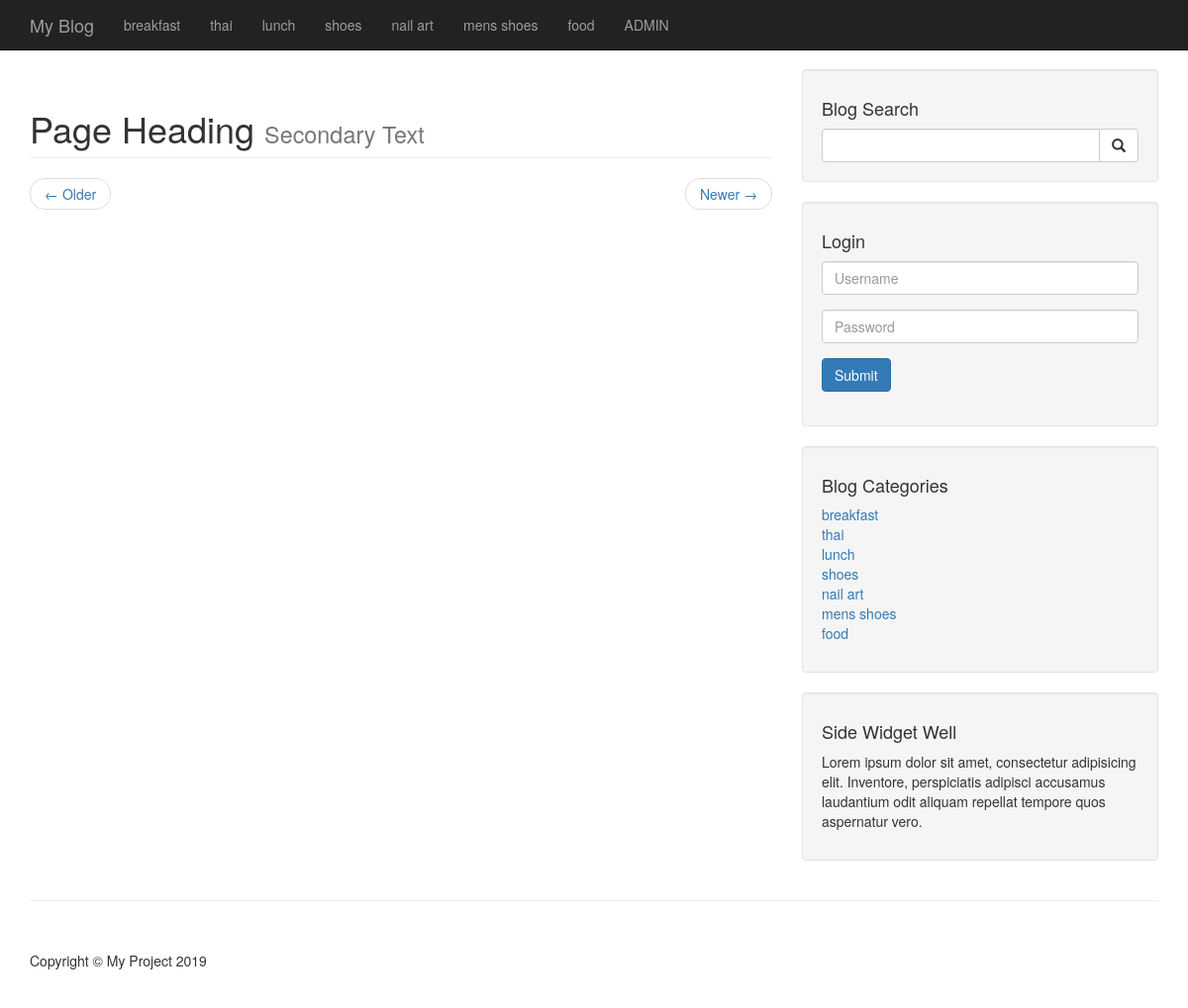
Page /category.php?category=28 on the earlier database version.
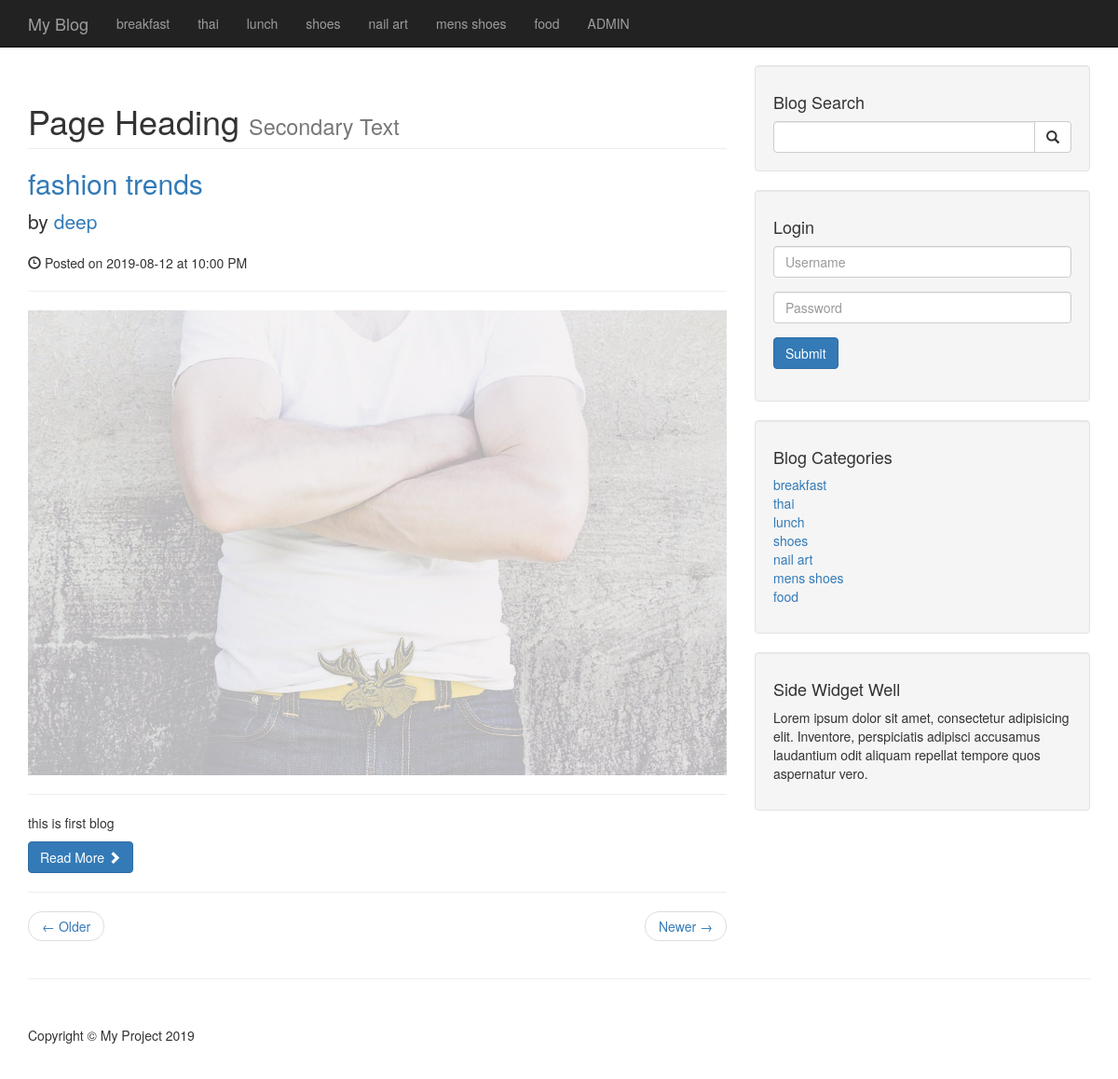
Same page on the later database version.
### tables this page shows
CREATE TABLE `category` (
  `cat_id` int(3) NOT NULL,
  `cat_title` varchar(255) NOT NULL
);

CREATE TABLE `posts` (
  `post_id` int(3) NOT NULL,
  `post_catagory_id` int(3) NOT NULL,
  `post_title` varchar(255) NOT NULL,
  `post_author` varchar(255) NOT NULL,
  `post_comment_count` varchar(255) NOT NULL,
  `post_content` text NOT NULL,
  `post_date` date NOT NULL,
  `post_image` text NOT NULL,
  `post_tag` varchar(255) NOT NULL,
  `post_status` varchar(255) NOT NULL DEFAULT 'draft'
);

### category.php (the view, shortened to what this page needs)
<?php include "include/header.php" ?>
<?php include "include/nav.php" ?>
<div class="container">
    <div class="row">
        <div class="col-md-8">
            <h1 class="page-header">
            Page Heading
            <small>Secondary Text</small>
            </h1>
            <?php
            if (isset($_GET['category'])) {
                $category_id = $_GET['category'];
            }
            $query = "SELECT * FROM posts WHERE post_catagory_id = $category_id";
            $select_post_query = mysqli_query($connection, $query);
            while ($row = mysqli_fetch_assoc($select_post_query)) {
            $post_title = $row['post_title'];
            $post_id = $row['post_id'];
            $post_date = $row['post_date'];
             $post_content = substr($row['post_content'],0,150);
            $post_author = $row['post_author'];
            $post_image = $row['post_image'];
            ?>
            <h2>
            <a href="post.php?p_id=<?php echo($post_id)?>"><?php echo $post_title ?></a>
            </h2>
            <p class="lead">
                by <a href="index.php"><?php echo $post_author ?></a>
            </p>
            <p><span class="glyphicon glyphicon-time"></span> Posted on <?php echo $post_date ?> at 10:00 PM</p>
            <hr>
            <a href="post.php?p_id=<?php echo($post_id)?>">
            <img class="img-responsive" src="images/<?php echo $post_image;?>" alt=""></a>
            <hr>
            <p><?php echo $post_content ?></p>
             <a class="btn btn-primary" href="#">Read More <span class="glyphicon glyphicon-chevron-right"></span></a>
            <hr>
            <?php } ?>
            <ul class="pager">
                <li class="previous">
                    <a href="#">&larr; Older</a>
                </li>
                <li class="next">
                    <a href="#">Newer &rarr;</a>
                </li>
            </ul>
        </div>
        <?php include "include/sidebar.php" ?>
    </div>
    <hr>
    <?php include "include/footer.php" ?>

### include/nav.php (shortened to what this page needs)
<?php include "include/database.php" ?>
<nav class="navbar navbar-inverse navbar-fixed-top" role="navigation">
     <div class="container">
         <div class="navbar-header">
             <a class="navbar-brand" href="index.php">My Blog</a>
         </div>
         <div class="collapse navbar-collapse" id="bs-example-navbar-collapse-1">
             <ul class="nav navbar-nav">
               <?php
             $query = "SELECT * FROM category";
             $show_category_title = mysqli_query($connection, $query);
             while ($row = mysqli_fetch_assoc($show_category_title)) {
                  $cat_title = $row['cat_title'];
                  echo "<li><a href='#'>{$cat_title}</a></li>";
             }
                ?>
                <li><a href="admin">ADMIN</a></li>
             </ul>
         </div>
     </div>
 </nav>

### include/sidebar.php (shortened to what this page needs)
<?php include "include/database.php" ?>
<div class="col-md-4">
    <div class="well">
        <h4>Blog Search</h4>
        <form action="search.php" method="post">
            <div class="input-group">
                <input type="text" class="form-control" name="search">
                <span class="input-group-btn">
                    <button class="btn btn-default" type="submit" name="submit">
                    <span class="glyphicon glyphicon-search"></span>
                    </button>
                </span>
            </div>
        </form>
    </div>
    <div class="well">
        <h4>Login</h4>
        <form action="include/login.php" method="post">
            <div class="form-group">
                <input type="text" class="form-control" name="username" placeholder="Username">
            </div>
            <div class="form-group">
                <input type="password" class="form-control" name="password" placeholder="Password">
            </div>
            <div class="form-group">
                 <button class="btn btn-primary" name="submit">Submit</button>
            </div>
        </form>
    </div>
    <div class="well">
        <?php
        $query = "SELECT * FROM category";
        $sidebar_category_query = mysqli_query($connection, $query);
        ?>
        <h4>Blog Categories</h4>
        <div class="row">
            <div class="col-lg-6">
                <ul class="list-unstyled">
                    <?php
                    while ($row = mysqli_fetch_assoc($sidebar_category_query)) {
                    $cat_title = $row['cat_title'];
                    $cat_id = $row['cat_id'];
                    echo "<li><a href='category.php?category=$cat_id'>$cat_title</a></li>";
                    }
                    ?>
                </ul>
            </div>
</div>
</div>
  <?php include "widget.php" ?>

Differences in the rows shown:
added posts: post_title "fashion trends", post_author "deep", post_date "2019-08-12", post_image (picture), post_content "this is first blog"
